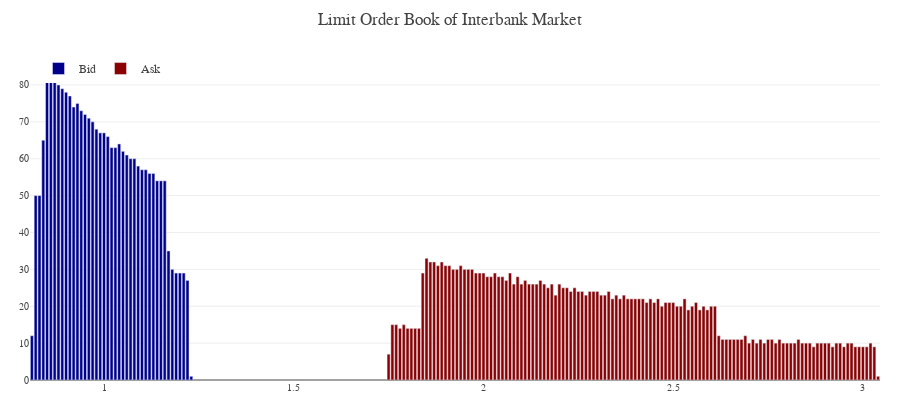

Notebook code cell kept with this figure:
### Markdown cell above
### Interbank Limit Order Book

### Code cell
model.bank_details.lob_plot(steps)

### Figure 1 — Plotly figure (JSON) as saved in the notebook; plotly's stock layout.template omitted (floating-point values rounded to 4 significant figures; data arrays with more than 128 entries replaced by an {"elided": "..."} marker saying what was removed)
{"data": [{"marker": {"color": "darkblue"}, "name": "Bid", "type": "bar", "x": [1.22, 1.21, 1.2, 1.19, 1.18, 1.17, 1.16, 1.15, 1.14, 1.13, 1.12, 1.11, 1.1, 1.09, 1.08, 1.07, 1.06, 1.05, 1.04, 1.03, 1.02, 1.01, 1, 0.99, 0.98, 0.97, 0.96, 0.95, 0.94, 0.93, 0.92, 0.91, 0.9, 0.89, 0.88, 0.87, 0.86, 0.85, 0.84, 0.83, 0.82, 0.81, 1.23], "xaxis": "x", "y": [27, 29, 29, 29, 30, 35, 54, 54, 54, 56, 56, 57, 57, 58, 60, 60, 61, 62, 64, 63, 63, 66, 67, 67, 68, 70, 71, 72, 73, 75, 74, 77, 78, 79, 80, 82, 83, 85, 65, 50, 50, 12, 1], "yaxis": "y"}, {"marker": {"color": "darkred"}, "name": "Ask", "type": "bar", "x": {"elided": "130 float values"}, "xaxis": "x", "y": {"elided": "130 int values"}, "yaxis": "y"}], "layout": {"height": 400, "hovermode": "closest", "legend": {"orientation": "h", "x": 0.01, "xanchor": "left", "y": 0.9, "yanchor": "bottom"}, "margin": {"b": 20, "l": 30, "r": 20, "t": 50}, "showlegend": true, "title": {"text": "Limit Order Book of Interbank Market"}, "width": 900, "xaxis": {"anchor": "y", "domain": [0, 1], "showgrid": false, "tickfont": {"size": 10}}, "yaxis": {"anchor": "x", "domain": [0, 1], "side": "left", "tickfont": {"size": 10}}}}
